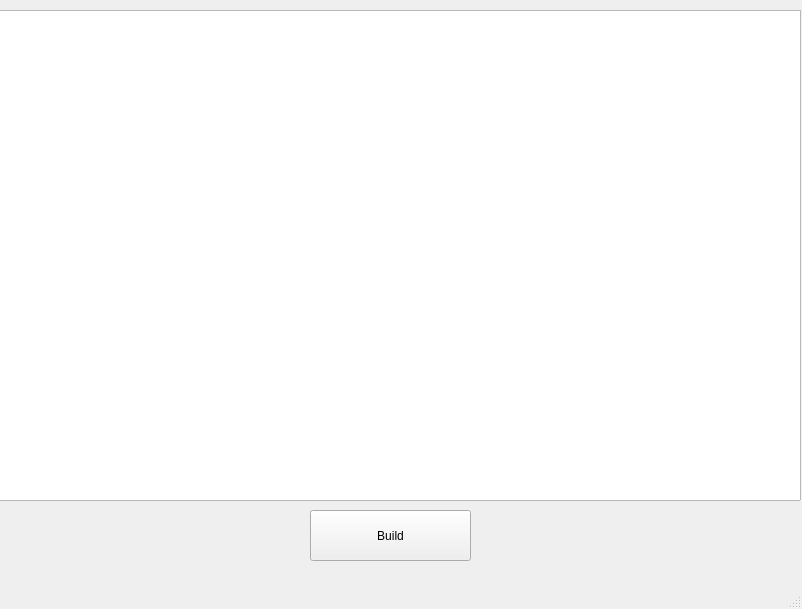
<?xml version="1.0" encoding="UTF-8"?>
<ui version="4.0">
 <class>MainWindow</class>
 <widget class="QMainWindow" name="MainWindow">
  <property name="geometry">
   <rect>
    <x>0</x>
    <y>0</y>
    <width>802</width>
    <height>609</height>
   </rect>
  </property>
  <property name="windowTitle">
   <string>MainWindow</string>
  </property>
  <widget class="QWidget" name="centralwidget">
   <widget class="QPushButton" name="buildButton">
    <property name="geometry">
     <rect>
      <x>310</x>
      <y>510</y>
      <width>161</width>
      <height>51</height>
     </rect>
    </property>
    <property name="text">
     <string>Build</string>
    </property>
   </widget>
   <widget class="QGraphicsView" name="visualizerContainer">
    <property name="geometry">
     <rect>
      <x>-10</x>
      <y>10</y>
      <width>811</width>
      <height>491</height>
     </rect>
    </property>
   </widget>
  </widget>
  <widget class="QMenuBar" name="menubar">
   <property name="geometry">
    <rect>
     <x>0</x>
     <y>0</y>
     <width>802</width>
     <height>24</height>
    </rect>
   </property>
  </widget>
  <widget class="QStatusBar" name="statusbar"/>
  <action name="actionExport_As_Json">
   <property name="text">
    <string>Export As Json</string>
   </property>
  </action>
  <action name="actionExport_Verilog">
   <property name="text">
    <string>Export LayerMem</string>
   </property>
  </action>
  <action name="actionClose">
   <property name="text">
    <string>Exit</string>
   </property>
  </action>
 </widget>
 <resources/>
 <connections/>
</ui>
